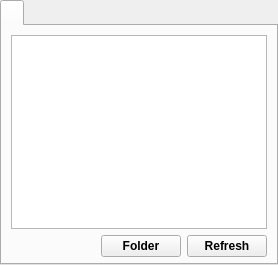
      <widget class="QWidget" name="tabSidebarLog">
       <attribute name="icon">
        <iconset resource="screencast.qrc">
         <normaloff>:/pictures/log/log-sidebar.png</normaloff>:/pictures/log/log-sidebar.png</iconset>
       </attribute>
       <attribute name="title">
        <string notr="true"/>
       </attribute>
       <attribute name="toolTip">
        <string>Log</string>
       </attribute>
       <layout class="QVBoxLayout" name="verticalLayout_25">
        <property name="spacing">
         <number>0</number>
        </property>
        <property name="leftMargin">
         <number>0</number>
        </property>
        <property name="topMargin">
         <number>0</number>
        </property>
        <property name="rightMargin">
         <number>0</number>
        </property>
        <property name="bottomMargin">
         <number>0</number>
        </property>
        <item>
         <widget class="QTabWidget" name="tabWidgetLog">
          <property name="iconSize">
           <size>
            <width>48</width>
            <height>48</height>
           </size>
          </property>
          <widget class="QWidget" name="tabLog">
           <attribute name="icon">
            <iconset resource="screencast.qrc">
             <normaloff>:/pictures/log/log.png</normaloff>:/pictures/log/log.png</iconset>
           </attribute>
           <attribute name="title">
            <string notr="true"/>
           </attribute>
           <layout class="QVBoxLayout" name="verticalLayout_26">
            <property name="bottomMargin">
             <number>6</number>
            </property>
            <item>
             <widget class="QTextBrowser" name="textBrowser"/>
            </item>
            <item>
             <layout class="QHBoxLayout" name="horizontalLayout_8">
              <item>
               <spacer name="horizontalSpacer_16">
                <property name="orientation">
                 <enum>Qt::Orientation::Horizontal</enum>
                </property>
                <property name="sizeHint" stdset="0">
                 <size>
                  <width>40</width>
                  <height>20</height>
                 </size>
                </property>
               </spacer>
              </item>
              <item>
               <widget class="QPushButton" name="pushButton_log_openfolder">
                <property name="font">
                 <font>
                  <bold>true</bold>
                 </font>
                </property>
                <property name="text">
                 <string>Folder</string>
                </property>
               </widget>
              </item>
              <item>
               <widget class="QPushButton" name="pushButton_log_refresh">
                <property name="font">
                 <font>
                  <bold>true</bold>
                 </font>
                </property>
                <property name="text">
                 <string notr="true">Refresh</string>
                </property>
               </widget>
              </item>
             </layout>
            </item>
           </layout>
          </widget>
         </widget>
        </item>
       </layout>
      </widget>
